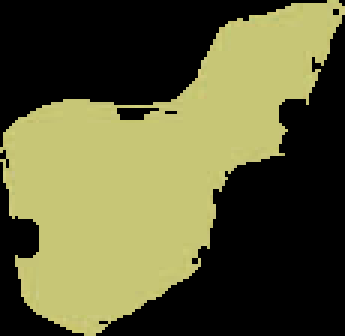
#> input picture Dataset_merged/Dataset/grain_crops_original/columnar/DrLu_grain_0154_ar2.12.png, 115 x 112 px (shown 3 times larger)
$ python segment_grains.py grain_crops_original/columnar/DrLu_grain_0154_ar2.12.png out.png
#> lines starting #> are read from the running program, lines starting #| are printed output that depends on the picture; after the words box and inside, x2 and y2 are one past the last pixel; in counts of white or black regions, pixels touching at a corner belong together
"""
segment_grains.py

Segments individual grains from an EBSD/IPF color map image and measures
each one: size, aspect ratio, orientation. Classifies each grain as
columnar or equiaxed based on its actual measured aspect ratio (a more
rigorous criterion than labeling a whole cropped patch by eye).

METHOD
------
IPF maps encode each grain as a near-flat color, usually separated by
thin dark boundary lines. This pipeline:
  1. Median-blurs the image slightly to suppress within-grain color
     gradient/texture noise without blurring across real grain-to-grain
     color jumps.
  2. Quantizes color into coarse Lab buckets (absorbs compression noise
     while grouping perceptually similar colors).
  3. Labels connected components of constant quantized color -- each
     component is a candidate grain.
  4. Filters out components that are too small (noise/fragments,
     threshold chosen adaptively per image) or that are actually
     near-white background/border or near-black boundary-line network
     rather than real grain interior.
  5. Measures each surviving component with skimage.regionprops and
     classifies it columnar/equiaxed by aspect ratio.

QUALITY GATE
------------
This method assumes grains are reasonably large, mostly-flat-colored
regions. It works well on images with visible dark boundary lines
between grains (confirmed visually: Dr. Lu's reference image, AM Bench
montages). It does NOT work reliably on images with no boundary lines
and continuous internal color gradients (confirmed: LEROY serial-section
IPF renders) -- on those, grains fragment into many small pieces and
the aspect-ratio signal becomes unreliable.

check_boundary_quality() flags this automatically by measuring the
fraction of dark (boundary-like) pixels in the image. Images that fail
the check are EXCLUDED from the per-grain dataset rather than included
with unreliable measurements -- see the README in the output package
for exactly which images passed/failed and why.
"""

from PIL import Image
import numpy as np
from skimage import measure
from skimage.segmentation import relabel_sequential
import cv2
import csv
import os

ASPECT_RATIO_THRESHOLD = 2.0      # columnar if aspect_ratio >= this (matches team's deck, page 3)
COLOR_QUANT_STEP = 12             # bucket size for color quantization
ADAPTIVE_MIN_SIZE_PERCENTILE = 40 # components below this percentile of real-grain-scale sizes = noise
ADAPTIVE_MIN_SIZE_FLOOR = 30      # absolute floor, drops single/few-pixel speckle regardless
WHITE_BG_CUTOFF = 240             # mean RGB above this = white border/background, not a grain
BLACK_BOUNDARY_CUTOFF = 35        # mean RGB below this = boundary-line network, not a grain
MAX_ASPECT_RATIO = 25             # sanity ceiling; above this = segmentation artifact, drop it
MIN_DARK_BOUNDARY_FRACTION = 0.03 # quality gate: image needs at least this fraction of dark
                                    # (boundary-like) pixels for the method to be reliable
MAX_PIXELS = 4_000_000             # images larger than this get downsampled before
                                     # segmentation -- grain SHAPE survives downsampling
                                     # fine, but full-res connected-component labeling on
                                     # very large montages (tens of millions of px) is
                                     # too slow to be practical here
AMBIGUOUS_MIN_AR = 1.7
AMBIGUOUS_MAX_AR = 2.3


def check_boundary_quality(rgb_array):
    """Return (passes: bool, dark_fraction: float). Images with too few
    dark/boundary pixels can't be reliably segmented by this method."""
    brightness = rgb_array.mean(axis=-1)
    dark_fraction = (brightness < 60).mean()
    return dark_fraction >= MIN_DARK_BOUNDARY_FRACTION, dark_fraction


def segment_grains(rgb_array, min_grain_size=None, verbose=True, stats=None):
    """Return an integer label array where each grain has a unique ID."""
    smoothed = cv2.medianBlur(rgb_array, 5)
    lab = cv2.cvtColor(smoothed, cv2.COLOR_RGB2LAB).astype(np.int32)
    lab_step = np.array([COLOR_QUANT_STEP, COLOR_QUANT_STEP, COLOR_QUANT_STEP])
    quant = (lab // lab_step) * lab_step
    color_id = quant[:, :, 0] * 1_000_000 + quant[:, :, 1] * 1_000 + quant[:, :, 2]
    labels = measure.label(color_id, connectivity=1)

    sizes = np.bincount(labels.ravel())
    component_sizes = sizes[1:]

    if min_grain_size is None:
        candidate_sizes = component_sizes[component_sizes >= ADAPTIVE_MIN_SIZE_FLOOR]
        if len(candidate_sizes) > 0:
            min_grain_size = max(ADAPTIVE_MIN_SIZE_FLOOR,
                                  np.percentile(candidate_sizes, ADAPTIVE_MIN_SIZE_PERCENTILE))
        else:
            min_grain_size = ADAPTIVE_MIN_SIZE_FLOOR
        if verbose:
            print(f"  (adaptive min grain size: {min_grain_size:.0f} px)")

    small_mask = sizes[labels] < min_grain_size
    if stats is not None:
        stats["size_filter_pixels"] = int(np.sum(small_mask))
        stats["size_filter_components"] = int(np.sum((component_sizes > 0) & (component_sizes < min_grain_size)))
    labels[small_mask] = 0

    mean_brightness = rgb_array.mean(axis=-1)
    n_labels = labels.max()
    if n_labels > 0:
        sum_brightness = np.bincount(labels.ravel(), weights=mean_brightness.ravel(),
                                      minlength=n_labels + 1)
        count = np.bincount(labels.ravel(), minlength=n_labels + 1)
        count[count == 0] = 1
        avg_brightness_per_label = sum_brightness / count
        bg_label_ids = np.where(
            (avg_brightness_per_label > WHITE_BG_CUTOFF) |
            (avg_brightness_per_label < BLACK_BOUNDARY_CUTOFF)
        )[0]
        bg_label_ids = bg_label_ids[bg_label_ids != 0]
        bg_pixel_mask = np.isin(labels, bg_label_ids)
        if stats is not None:
            stats["brightness_gate_pixels"] = int(np.sum(bg_pixel_mask))
            stats["brightness_gate_components"] = int(len(bg_label_ids))
        labels[bg_pixel_mask] = 0

    labels, _, _ = relabel_sequential(labels)
    return labels


def characterize_grains(
    labels,
    rgb_array,
    source_name="",
    confidence_tier="",
    group="",
    stats=None,
):
    """Run regionprops on the label map and classify each grain."""
    props = measure.regionprops(labels, intensity_image=rgb_array.mean(axis=-1))
    rows = []
    for p in props:
        major = p.axis_major_length
        minor = p.axis_minor_length if p.axis_minor_length > 0 else 1e-6
        aspect_ratio = major / minor

        if aspect_ratio > MAX_ASPECT_RATIO:
            if stats is not None:
                stats["aspect_ratio_filter_components"] = stats.get("aspect_ratio_filter_components", 0) + 1
            continue

        morphology_label = "columnar" if aspect_ratio >= ASPECT_RATIO_THRESHOLD else "equiaxed"
        minr, minc, maxr, maxc = p.bbox
        mean_color = rgb_array[p.coords[:, 0], p.coords[:, 1]].mean(axis=0)
        bbox_height = maxc - minc
        bbox_width = maxr - minr
        feret_aspect_ratio = max(bbox_height, bbox_width) / max(1, min(bbox_height, bbox_width))
        touches_border = minr == 0 or minc == 0 or maxr == labels.shape[0] or maxc == labels.shape[1]
        ambiguous = AMBIGUOUS_MIN_AR <= aspect_ratio <= AMBIGUOUS_MAX_AR

        rows.append({
            "source_image": source_name,
            "group": group or source_name,
            "grain_id": p.label,
            "area_px": p.area,
            "equivalent_diameter_px": round(p.equivalent_diameter_area, 2),
            "major_axis_px": round(major, 2),
            "minor_axis_px": round(minor, 2),
            "aspect_ratio": round(aspect_ratio, 3),
            "feret_aspect_ratio": round(feret_aspect_ratio, 3),
            "touches_border": int(touches_border),
            "ambiguous_weight": 0.5 if ambiguous else 1.0,
            "confidence_tier": confidence_tier,
            "orientation_deg": round(np.degrees(p.orientation), 2),
            "centroid_row": round(p.centroid[0], 1),
            "centroid_col": round(p.centroid[1], 1),
            "bbox_minr": minr, "bbox_minc": minc, "bbox_maxr": maxr, "bbox_maxc": maxc,
            "mean_color_r": round(mean_color[0], 1),
            "mean_color_g": round(mean_color[1], 1),
            "mean_color_b": round(mean_color[2], 1),
            "morphology_label": morphology_label,
        })
    return rows


def save_csv(rows, out_path, mode="w"):
    fieldnames = ["source_image", "grain_id", "area_px", "equivalent_diameter_px",
                  "major_axis_px", "minor_axis_px", "aspect_ratio", "orientation_deg",
                  "centroid_row", "centroid_col", "bbox_minr", "bbox_minc",
                  "bbox_maxr", "bbox_maxc", "mean_color_r", "mean_color_g",
                  "mean_color_b", "morphology_label", "confidence_tier", "group",
                  "feret_aspect_ratio", "touches_border", "ambiguous_weight"]
    write_header = mode == "w" or not os.path.exists(out_path)
    with open(out_path, mode, newline="") as f:
        writer = csv.DictWriter(f, fieldnames=fieldnames, lineterminator="\n")
        if write_header:
            writer.writeheader()
        writer.writerows(rows)


def save_visualization(labels, rows, out_path):
    label_to_class = {r["grain_id"]: r["morphology_label"] for r in rows}
    vis = np.zeros((*labels.shape, 3), dtype=np.uint8)
    columnar_color = np.array([220, 60, 60])
    equiaxed_color = np.array([60, 120, 220])
    for grain_id, cls in label_to_class.items():
        mask = labels == grain_id
        vis[mask] = columnar_color if cls == "columnar" else equiaxed_color
    Image.fromarray(vis).save(out_path, quality=90)


def save_grain_crops(labels, rows, rgb_array, out_dir, prefix=""):
    os.makedirs(os.path.join(out_dir, "columnar"), exist_ok=True)
    os.makedirs(os.path.join(out_dir, "equiaxed"), exist_ok=True)
    for r in rows:
        gid = r["grain_id"]
        minr, minc, maxr, maxc = r["bbox_minr"], r["bbox_minc"], r["bbox_maxr"], r["bbox_maxc"]
        mask = labels[minr:maxr, minc:maxc] == gid
        crop = rgb_array[minr:maxr, minc:maxc].copy()
        crop[~mask] = 0
        fname = f"{prefix}grain_{gid:04d}_ar{r['aspect_ratio']:.2f}.png"
        Image.fromarray(crop).save(os.path.join(out_dir, r["morphology_label"], fname))


def process_image(
    img_path,
    out_prefix,
    save_crops_dir=None,
    label=None,
    confidence_tier="",
    group="",
):
    """Full pipeline for one image: quality-gate, segment, characterize,
    save CSV + visualization (+ optional per-grain crops). Returns the
    rows list, or None if the image failed the quality gate.

    out_prefix: path prefix for the visualization output file (can include
        directories, e.g. 'grain_dataset/visualizations/DrLu').
    label: short identifier used as a filename prefix for per-grain crops
        (no directories). Defaults to the basename of out_prefix."""
#> called with out_prefix = 'out.png', save_crops_dir = 'out.png_crops', confidence_tier = '', group = ''
    if label is None:
        label = os.path.basename(out_prefix)

    img = Image.open(img_path).convert("RGB")
#> img is the input picture: PIL image 115x112 RGB; mean R, G, B 94.4, 93.8, 56
    arr = np.array(img)
    source_name = os.path.basename(img_path)

    n_pixels = arr.shape[0] * arr.shape[1]
#> n_pixels = 12880
    if n_pixels > MAX_PIXELS:
        scale = (MAX_PIXELS / n_pixels) ** 0.5
        new_size = (int(img.width * scale), int(img.height * scale))
        print(f"  Downsampling from {img.size} to {new_size} for tractable segmentation")
        img = img.resize(new_size, Image.LANCZOS)
        arr = np.array(img)

    passes, dark_frac = check_boundary_quality(arr)
#> in check_boundary_quality, `brightness = rgb_array.mean(axis=-1)`:
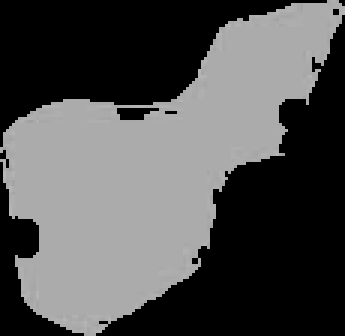
#> brightness: shape (112, 115) float64 (shown 3 times larger); min 0, max 184.3, mean 81.4
#> in check_boundary_quality, `dark_fraction = (brightness < 60).mean()`: dark_fraction = 0.526
#> passes = True; dark_frac = 0.526
    print(f"\n{source_name} ({arr.shape[1]}x{arr.shape[0]}) -- dark boundary fraction: {dark_frac:.4f}")
#| DrLu_grain_0154_ar2.12.png (115x112) -- dark boundary fraction: 0.5260
    if not passes:
        print(f"  SKIPPED: insufficient boundary contrast for reliable segmentation "
              f"(need >= {MIN_DARK_BOUNDARY_FRACTION}, got {dark_frac:.4f})")
        return None

    stats = {}
    labels = segment_grains(arr, stats=stats)
#> in segment_grains, `labels = measure.label(color_id, connectivity=1)`:
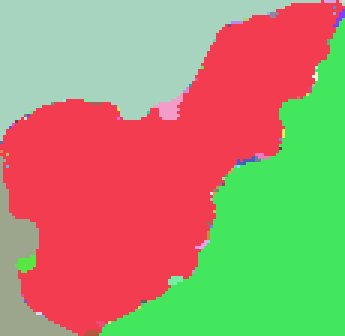
#> labels: shape (112, 115) int64 (shown 3 times larger); 88 distinct labels, from 1 to 88; one colour per label, 0 black
#> in segment_grains, `sizes = np.bincount(labels.ravel())`: sizes = 89 values, max 5883 at index 2, min 0 at index 0, mean 144.7
#> in segment_grains, `component_sizes = sizes[1:]`: component_sizes = 88 values, max 5883 at index 1, min 1 at index 3, mean 146.4
#> in segment_grains, `candidate_sizes = component_sizes[component_sizes >= ADAPTIVE_MIN_SIZE..`: candidate_sizes = [2605, 5883, 3667, 47, 487]
#> in segment_grains, `min_grain_size = max(ADAPTIVE_MIN_SIZE_FLOOR, np.percentile(candidate_..`: min_grain_size = 1757.8
#|   (adaptive min grain size: 1758 px)
#> in segment_grains, `small_mask = sizes[labels] < min_grain_size`:
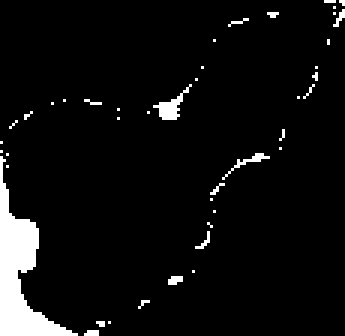
#> small_mask: shape (112, 115) bool (shown 3 times larger); 5.6% white; 43 white regions (40 under 20 px), largest, box (x1, y1, x2, y2) and area: (0, 52, 26, 112) 520, (51, 28, 64, 40) 51, (74, 51, 90, 60) 25
#> in segment_grains, `labels[small_mask] = 0`:
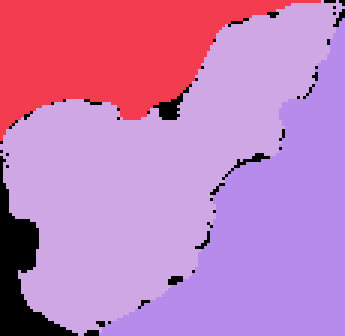
#> labels: shape (112, 115) int64 (shown 3 times larger); 4 distinct labels, from 0 to 13; one colour per label, 0 black
#> in segment_grains, `n_labels = labels.max()`: n_labels = 13
#> in segment_grains, `sum_brightness = np.bincount(labels.ravel(), weights=mean_brightness.r..`: sum_brightness = [36652, 4175, 1003307.7, 0, 0, 0, 0, 0, 0, 0, 0, 0, 0, 4110.7]
#> in segment_grains, `count = np.bincount(labels.ravel(), minlength=n_labels + 1)`: count = [725, 2605, 5883, 0, 0, 0, 0, 0, 0, 0, 0, 0, 0, 3667]
#> in segment_grains, `avg_brightness_per_label = sum_brightness / count`: avg_brightness_per_label = [50.55, 1.6, 170.5, 0, 0, 0, 0, 0, 0, 0, 0, 0, 0, 1.12]
#> in segment_grains, `bg_label_ids = np.where( (avg_brightness_per_label > WHITE_BG_CUTOFF) ..`: bg_label_ids = [1, 3, 4, 5, 6, 7, 8, 9, 10, 11, 12, 13]
#> in segment_grains, `bg_pixel_mask = np.isin(labels, bg_label_ids)`: bg_pixel_mask: shape (112, 115) bool; 48.7% white; 2 white regions, box (x1, y1, x2, y2) and area: (33, 6, 115, 112) 3667, (0, 0, 107, 47) 2605
#> in segment_grains, `labels[bg_pixel_mask] = 0`:
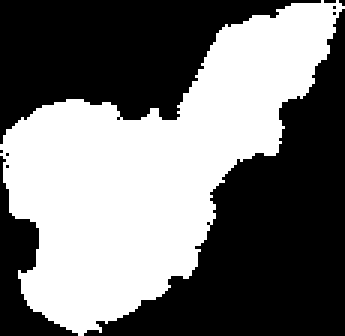
#> labels: shape (112, 115) int64 (shown 3 times larger); values 0 (black) and 2 (white), 45.7% white; 1 white region, box (x1, y1, x2, y2) and area: (0, 0, 115, 112) 5883
#> in segment_grains, `labels, _, _ = relabel_sequential(labels)`: labels: shape (112, 115) int64; values 0 (black) and 1 (white), 45.7% white; 1 white region
    n_grains = labels.max()
#> n_grains = 1
    print(f"  Found {n_grains} grains after filtering.")
#|   Found 1 grains after filtering.

    rows = characterize_grains(
        labels,
        arr,
        source_name=source_name,
        confidence_tier=confidence_tier,
        group=group or source_name,
        stats=stats,
    )
#> in characterize_grains, `props = measure.regionprops(labels, intensity_image=rgb_array.mean(axi..`: props = 1 regions; box (x1, y1, x2, y2) and area: (0, 0, 115, 112) 5883
#> the loop in characterize_grains, `for p in props:` made 1 pass
#> (major, minor, aspect_ratio, morphology_label, minr, minc, maxr, maxc) on pass 1: (139.7, 65.72, 2.13, 'columnar', 0, 0, 112, 115)
#> after the loop in characterize_grains, `for p in props:`: rows = 1 item; stats = {'size_filter_pixels': 725, 'size_filter_components': 85, 'brightness_gate_pixels': 6272, 'brightness_gate_components': 12}
#> rows = 1 item
    n_columnar = sum(1 for r in rows if r["morphology_label"] == "columnar")
#> n_columnar = 1
    n_equiaxed = sum(1 for r in rows if r["morphology_label"] == "equiaxed")
#> n_equiaxed = 0
    print(f"  columnar: {n_columnar}, equiaxed: {n_equiaxed}")
#|   columnar: 1, equiaxed: 0
    print(
        "  dropped: "
        f"size={stats.get('size_filter_components', 0)}, "
        f"brightness={stats.get('brightness_gate_components', 0)}, "
        f"aspect_ratio>{MAX_ASPECT_RATIO}={stats.get('aspect_ratio_filter_components', 0)}"
    )

    save_visualization(labels, rows, f"{out_prefix}_labeled_viz.jpg")
#> in save_visualization, `label_to_class = {r["grain_id"]: r["morphology_label"] for r in rows}`: label_to_class = {1: 'columnar'}
#> in save_visualization, `vis = np.zeros((*labels.shape, 3), dtype=np.uint8)`: vis: shape (112, 115, 3); every value is 0
#> in save_visualization, `columnar_color = np.array([220, 60, 60])`: columnar_color = [220, 60, 60]
#> in save_visualization, `equiaxed_color = np.array([60, 120, 220])`: equiaxed_color = [60, 120, 220]
#> the loop in save_visualization, `for grain_id, cls in label_to_class.items():` made 1 pass
#> (grain_id, cls) on pass 1: (1, 'columnar')
#> after the loop in save_visualization, `for grain_id, cls in label_to_class.items():`:
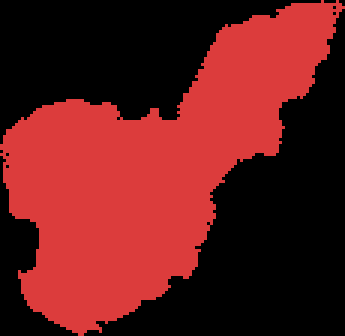
#> vis: shape (112, 115, 3) (shown 3 times larger); mean of channels 0, 1, 2 100.5, 27.4, 27.4; drawn as R, G, B
    if save_crops_dir:
        save_grain_crops(labels, rows, arr, save_crops_dir, prefix=f"{label}_")
#> the loop in save_grain_crops, `for r in rows:` made 1 pass
#> (gid, minr, minc, maxr, maxc, fname) on pass 1: (1, 0, 0, 112, 115, 'out.png_grain_0001_ar2.13.png')
#> pass 1, in save_grain_crops, `Image.fromarray(crop).save(os.path.join(out_dir, r["morphology_label"]..`:
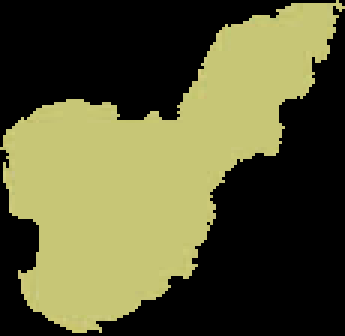
#> saved as out.png_grain_0001_ar2.13.png: PIL image 115x112 RGB (shown 3 times larger); mean R, G, B 90.3, 89.8, 53.6

    return rows


if __name__ == "__main__":
    import sys
    src = sys.argv[1] if len(sys.argv) > 1 else "/mnt/user-data/uploads/Dr.Lu_Grain_Structure_Image"
    out_prefix = sys.argv[2] if len(sys.argv) > 2 else "grain_analysis"
    rows = process_image(src, out_prefix, save_crops_dir=f"{out_prefix}_crops")
#> rows = 1 item
    if rows:
        save_csv(rows, f"{out_prefix}_grains.csv")
#> in save_csv, `write_header = mode == "w" or not os.path.exists(out_path)`: write_header = True
        print(f"Saved {out_prefix}_grains.csv")

$ run again, on Dataset_merged/Dataset/grain_crops_original/columnar/DrLu_grain_0395_ar3.20.png
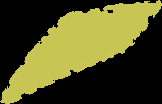
#> input picture Dataset_merged/Dataset/grain_crops_original/columnar/DrLu_grain_0395_ar3.20.png, 162 x 104 px
#> in process_image, img is the input picture: PIL image 162x104 RGB; mean R, G, B 81.9, 81.1, 34.6
#> dark_fraction = 0.589
#> passes = True; dark_frac = 0.589
#| DrLu_grain_0395_ar3.20.png (162x104) -- dark boundary fraction: 0.5887
#> sizes = [0, 3992, 6938, 3, 5901, 6, 1, 1, 1, 2, 1, 1, 1]
#> component_sizes = [3992, 6938, 3, 5901, 6, 1, 1, 1, 2, 1, 1, 1]
#> candidate_sizes = [3992, 6938, 5901]
#> min_grain_size = 5519.2
#|   (adaptive min grain size: 5519 px)
#> small_mask: shape (104, 162) bool; 23.8% white; 8 white regions (7 under 20 px), largest, box (x1, y1, x2, y2) and area: (0, 0, 157, 104) 3994
#> in segment_grains, `labels[small_mask] = 0`:
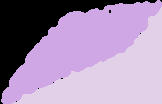
#> labels: shape (104, 162) int64; 3 distinct labels, from 0 to 4; one colour per label, 0 black
#> n_labels = 4
#> sum_brightness = [5864.7, 0, 1098702, 0, 4790]
#> count = [4009, 0, 6938, 0, 5901]
#> avg_brightness_per_label = [1.46, 0, 158.4, 0, 0.812]
#> in segment_grains, `bg_label_ids = np.where( (avg_brightness_per_label > WHITE_BG_CUTOFF) ..`: bg_label_ids = [0, 1, 3, 4]
#> in segment_grains, `bg_label_ids = bg_label_ids[bg_label_ids != 0]`: bg_label_ids = [1, 3, 4]
#> bg_pixel_mask: shape (104, 162) bool; 35% white; 1 white region, box (x1, y1, x2, y2) and area: (12, 7, 162, 104) 5901
#> n_grains = 1
#|   Found 1 grains after filtering.
#> props = 1 regions; box (x1, y1, x2, y2) and area: (1, 0, 162, 104) 6938
#> the loop in characterize_grains, `for p in props:` made 1 pass
#> (major, minor, aspect_ratio, morphology_label, minr, minc, maxr, maxc) on pass 1: (173.1, 53.95, 3.21, 'columnar', 0, 1, 104, 162)
#> after the loop in characterize_grains, `for p in props:`: rows = 1 item; stats = {'size_filter_pixels': 4009, 'size_filter_components': 10, 'brightness_gate_pixels': 5901, 'brightness_gate_components': 3}
#> in process_image, `rows = characterize_grains( labels, arr, source_name=source_name, conf..`: rows = 1 item
#> n_columnar = 1
#> n_equiaxed = 0
#|   columnar: 1, equiaxed: 0
#> label_to_class = {1: 'columnar'}
#> columnar_color = [220, 60, 60]
#> equiaxed_color = [60, 120, 220]
#> the loop in save_visualization, `for grain_id, cls in label_to_class.items():` made 1 pass
#> (grain_id, cls) on pass 1: (1, 'columnar')
#> the loop in save_grain_crops, `for r in rows:` made 1 pass
#> (gid, minr, minc, maxr, maxc, fname) on pass 1: (1, 0, 1, 104, 162, 'out.png_grain_0001_ar3.21.png')
#> pass 1, in save_grain_crops, `Image.fromarray(crop).save(os.path.join(out_dir, r["morphology_label"]..`:
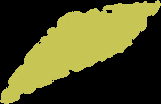
#> saved as out.png_grain_0001_ar3.21.png: PIL image 161x104 RGB; mean R, G, B 81.6, 80.8, 34.5
#> `rows = process_image(src, out_prefix, save_crops_dir=f"{out_prefix}_cr..`: rows = 1 item
#> write_header = True
